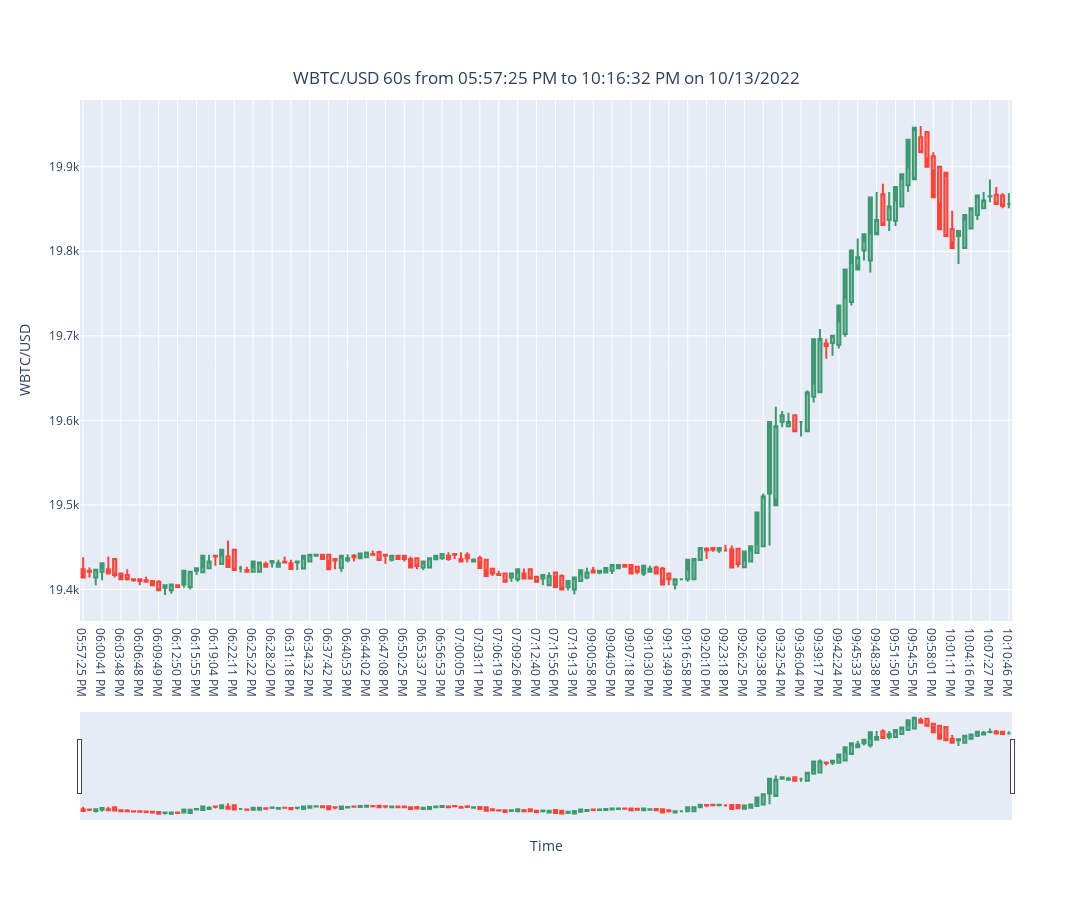

The code cell stored with this chart in its notebook:
### Code cell
plot_rate('WBTC',60) #Check WBTC_plot_rate_60 for output

### Figure 1 — Plotly figure (JSON) as saved in the notebook; plotly's stock layout.template omitted (floating-point values rounded to 4 significant figures; data arrays with more than 128 entries replaced by an {"elided": "..."} marker saying what was removed)
{"data": [{"close": {"elided": "148 float values"}, "high": {"elided": "148 float values"}, "low": {"elided": "148 float values"}, "name": "WBTC", "open": {"elided": "148 float values"}, "type": "candlestick", "x": {"elided": "148 str values"}}], "layout": {"height": 900, "title": {"text": "WBTC/USD 60s from 05:57:25 PM to 10:16:32 PM on 10/13/2022", "x": 0.5, "xanchor": "center", "y": 0.92, "yanchor": "top"}, "width": 1900, "xaxis": {"title": {"text": "Time"}}, "yaxis": {"title": {"text": "WBTC/USD"}}}}
